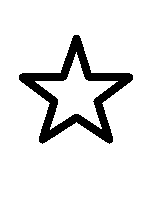
#> input picture Lab3-4 sprawozdanie/gwiazdka.bmp, 150 x 200 px
$ python Lab3.py
#> lines starting #> are read from the running program, lines starting #| are printed output that depends on the picture; after the words box and inside, x2 and y2 are one past the last pixel; in counts of white or black regions, pixels touching at a corner belong together
from PIL import Image
import numpy as np

def rysuj_ramke_szare(w,h,grub,kolor_ramki,kolor):
    t =(h,w)
    tab = np.ones(t, dtype=np.uint8)
    tab[:] = kolor_ramki
    tab[grub:h-grub, grub:w-grub] = kolor
    return Image.fromarray(tab)

im_ramka = rysuj_ramke_szare(120,60,8,100,200)
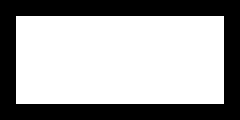
#> im_ramka: PIL image 120x60 L (shown 2 times larger); values 100 (black) and 200 (white), 63.6% white; 1 black region, box (x1, y1, x2, y2) and area: (0, 0, 120, 60) 2624
#im_ramka.show()


def rysuj_pasy_poziome_szare(w, h, grub, zmiana_koloru):
#> called with w = 100, h = 246, grub = 1, zmiana_koloru = 10
    t = (h, w)
    tab = np.ones(t, dtype=np.uint8)
    ile = int(h/grub)
    for k in range(ile):
        for g in range(grub):
            i=k*grub+g
            for j in range(w):
                tab[i, j] = (k + zmiana_koloru) % 256
    return Image.fromarray(tab)

im_paski = rysuj_pasy_poziome_szare(100, 246, 1, 10)
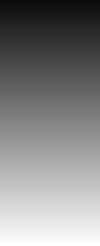
#> im_paski: PIL image 100x246 L; min 10, max 255, mean 132.5
#im_paski.show()

def negatyw_szare(obraz):
    tab = np.asarray(obraz)
    h, w = tab.shape
#> h = 246; w = 100
    tab_neg = tab.copy()
    for i in range(h):
        for j in range(w):
            tab_neg[i,j] = 255 - tab[i,j]
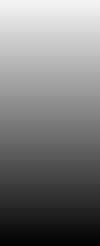
#> tab_neg: shape (246, 100); min 0, max 245, mean 122.5
    return Image.fromarray(tab_neg)

obraz_neg = negatyw_szare(im_paski)
#obraz_neg.show()

def rysuj_po_skosie_szare(h, w, a, b):
#> called with h = 100, w = 300, a = 1, b = 3
    t = (h,w)
    tab = np.zeros(t, dtype=np.uint8)
    for i in range(h):
        for j in range(w):
            tab[i,j] = (a*i + b*j) % 256
    return Image.fromarray(tab)

im_skos = rysuj_po_skosie_szare(100, 300, 1, 3)
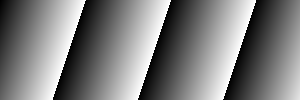
#> im_skos: PIL image 300x100 L; min 0, max 255, mean 125.5
#im_skos.show()

def rysuj_ramke_kolor(w, h, grub, kolor_ramki, kolor_tla):
    t = (h,w,3)
    tab = np.ones(t, dtype=np.uint8)
    tab[:] = kolor_ramki
    tab[grub:h - grub, grub:w - grub, 0] = kolor_tla[0] # R
    tab[grub:h - grub, grub:w - grub, 1] = kolor_tla[1] # G
    tab[grub:h - grub, grub:w - grub, 2] = kolor_tla[2] # B
    return Image.fromarray(tab)

im_ramka_kolor = rysuj_ramke_kolor(120, 60, 8, [0, 0, 255], [100, 200, 0])
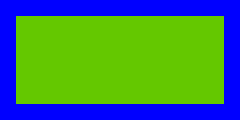
#> im_ramka_kolor: PIL image 120x60 RGB (shown 2 times larger); mean R, G, B 63.6, 127.1, 92.9
#im_ramka_kolor.show()

def rysuj_pasy_poziome_3kolory(w, h, grub):
#> called with w = 200, h = 100, grub = 10
    t = (h,w,3)
    tab = np.ones(t, dtype=np.uint8)
    ile = int(h/grub)
    for k in range(ile):
        for g in range(grub):
            i = k * grub + g
            for j in range(w):
                if k % 3 == 0:
                    tab[i,j] = [255, 0,0]
                elif k % 3 == 1:
                    tab[i,j] = [0, 255, 0]
                else:
                    tab[i,j] = [0, 0, 255]
    return Image.fromarray(tab)

obraz1 = rysuj_pasy_poziome_3kolory(200, 100, 10)
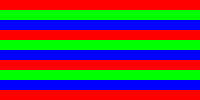
#> obraz1: PIL image 200x100 RGB; mean R, G, B 102, 76.5, 76.5
#obraz1.show()

def rysuj_pasy_poziome_kolor(w,h,grub,kolor, zmiana_koloru):
#> called with w = 200, h = 100, grub = 4, zmiana_koloru = 19
    t = (h,w,3)
    tab = np.ones(t, dtype =np.uint8)
    tab[:] = kolor
    ile = int(h/grub)
    for k in range(ile):
        r = (kolor[0] + k * zmiana_koloru) % 256
        g = (kolor[1] + k * zmiana_koloru) % 256
        b = (kolor[2] + k * zmiana_koloru) % 256
        for m in range(grub):
            i = k * grub + m
            for j in range(w):
                tab[i, j] = [r, g, b]
    return Image.fromarray(tab)

obraz2 = rysuj_pasy_poziome_kolor(200, 100, 4, [100,200,0], 19)
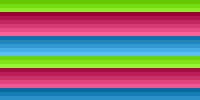
#> obraz2: PIL image 200x100 RGB; mean R, G, B 133.4, 120.8, 115.4
#obraz2.show()

def koloruj_obraz(obraz, kolor):
    t_obraz = np.asarray(obraz)
    h, w = t_obraz.shape
    t = (h, w ,3)
    tab = np.ones(t,dtype=np.uint8)
    for i in range(h):
        for j in range(w):
            if t_obraz[i, j] == False:
                tab[i, j] = kolor
            else:
                tab[i, j] = [255, 255, 255]
    return Image.fromarray(tab)

gwiazdka = Image.open("gwiazdka.bmp")
#> gwiazdka is the input picture: PIL image 150x200 1; 89.7% white; 1 black region, box (x1, y1, x2, y2) and area: (19, 35, 133, 144) 3079
#> (the run stopped early here; a loop or call above may not have finished)
